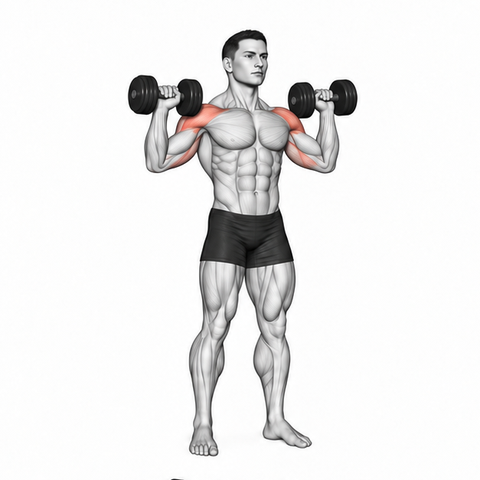
#> input picture assets/motion_repairs/20260913_anchors/before/dataset_motion_0426.webp, 480 x 480 px
$ python -i record_anatomy_generation.py   (imports and definitions only)
#> lines starting #> are read from the running program, lines starting #| are printed output that depends on the picture
#> further down, picture is the input picture: PIL image 480x480 RGBA; mean R, G, B, A 236.3, 235.7, 235.5, 255
#!/usr/bin/env python3
"""Validate, copy, and atomically record one generated anatomy sheet."""

from __future__ import annotations

import argparse
import json
import shutil
from pathlib import Path

from PIL import Image, ImageChops, ImageStat

from build_anatomy_generation_queue import ROOT, SHEET_MANIFEST


ACCEPTED_SOURCE_STATUSES = {"generated", "technical_passed", "qa_passed", "installed"}


# [4 lines left out: function cell, not called in this run]


def content_fraction(image: Image.Image) -> float:
    # Ignore the sheet dividers and faint off-white background texture. A bbox
    # is unsuitable here because one pale divider can span the entire cell.
    inset_x = max(4, round(image.width * 0.025))
#> inset_x = 12
    inset_y = max(4, round(image.height * 0.025))
#> inset_y = 12
    interior = image.crop((inset_x, inset_y, image.width - inset_x, image.height - inset_y))
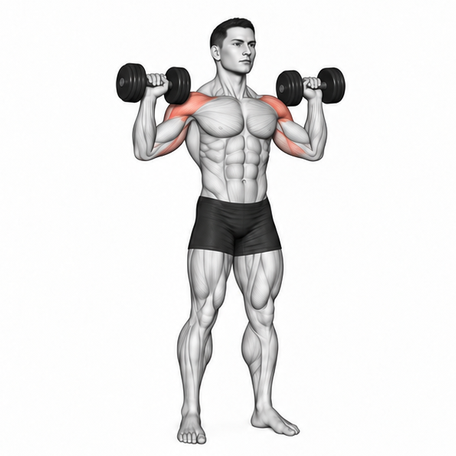
#> interior: PIL image 456x456 RGBA; mean R, G, B, A 234.4, 233.8, 233.6, 255
    white = Image.new("RGB", interior.size, (255, 255, 255))
#> white: PIL image 456x456 RGB; every value is 255
    diff = ImageChops.difference(interior.convert("RGB"), white).convert("L")
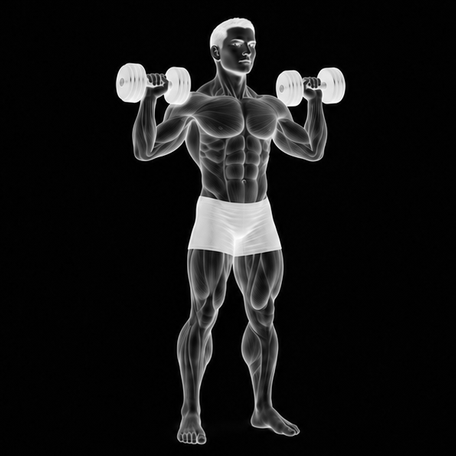
#> diff: PIL image 456x456 L; min 0, max 255, mean 21
    histogram = diff.histogram()
#> histogram = 256 values, max 76958 at index 1, min 8 at index 254, mean 812.2
    foreground = sum(histogram[25:])
#> foreground = 35857
    return foreground / (interior.width * interior.height)


# [77 lines left out: functions validate_sheet, atomic_write, main, not called in this run]


# [2 lines not run here, left out]

>>> from PIL import Image
>>> picture = Image.open('../assets/motion_repairs/20260913_anchors/before/dataset_motion_0426.webp')
>>> result = content_fraction(picture)
#> result = 0.172

$ run again, on assets/motion_repairs/20260913_review2/before/dataset_motion_0276.webp
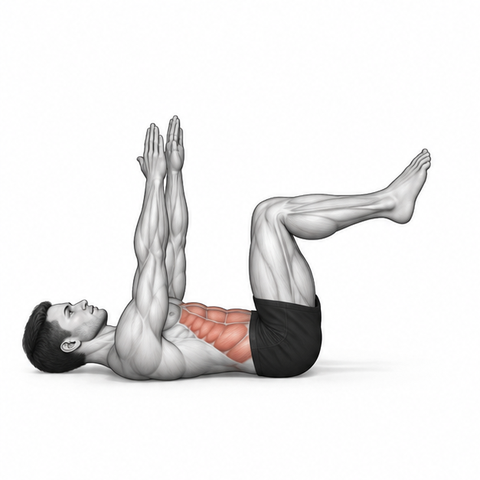
#> input picture assets/motion_repairs/20260913_review2/before/dataset_motion_0276.webp, 480 x 480 px
#> picture is the input picture: PIL image 480x480 RGBA; mean R, G, B, A 235.9, 234.9, 234.8, 255
#> in content_fraction, `interior = image.crop((inset_x, inset_y, image.width - inset_x, image...`:
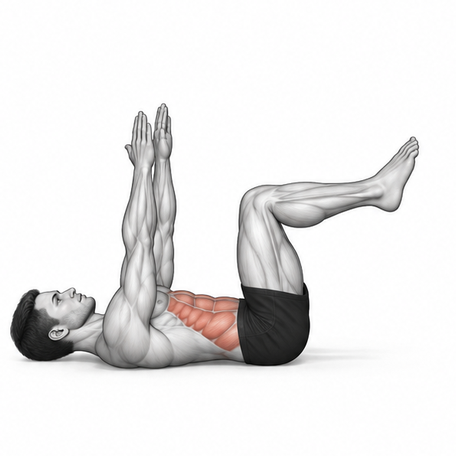
#> interior: PIL image 456x456 RGBA; mean R, G, B, A 233.9, 232.9, 232.7, 255
#> white: PIL image 456x456 RGB; every value is 255
#> in content_fraction, `diff = ImageChops.difference(interior.convert("RGB"), white).convert("..`:
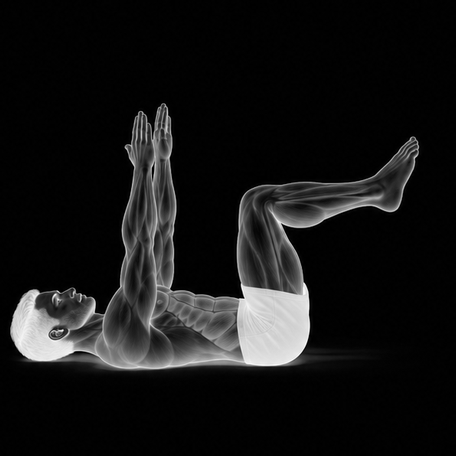
#> diff: PIL image 456x456 L; min 0, max 255, mean 21.9
#> histogram = 256 values, max 101820 at index 1, min 0 at index 254, mean 812.2
#> foreground = 39796
#> result = 0.191

$ run again, on assets/motion_repairs/20260913_review2/before/dataset_motion_0300.webp
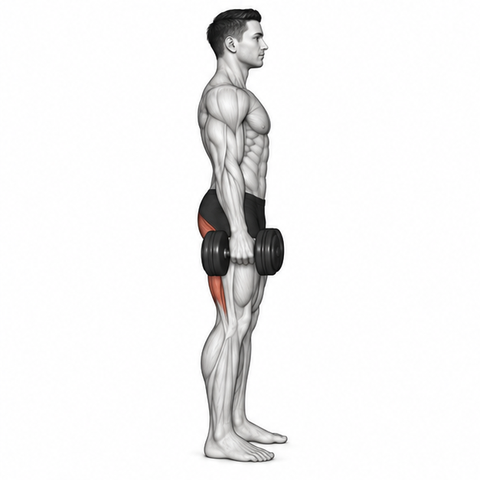
#> input picture assets/motion_repairs/20260913_review2/before/dataset_motion_0300.webp, 480 x 480 px
#> picture is the input picture: PIL image 480x480 RGBA; mean R, G, B, A 242.6, 242.2, 242.2, 255
#> in content_fraction, `interior = image.crop((inset_x, inset_y, image.width - inset_x, image...`:
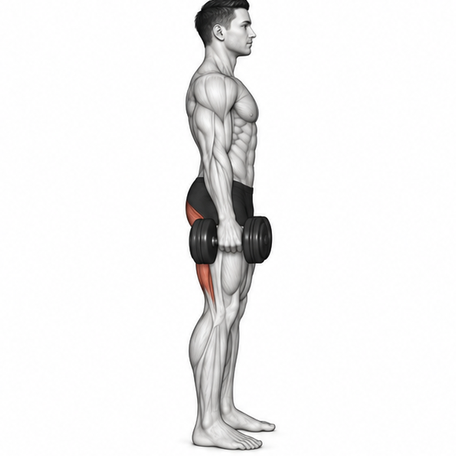
#> interior: PIL image 456x456 RGBA; mean R, G, B, A 241.5, 241, 241, 255
#> white: PIL image 456x456 RGB; every value is 255
#> in content_fraction, `diff = ImageChops.difference(interior.convert("RGB"), white).convert("..`:
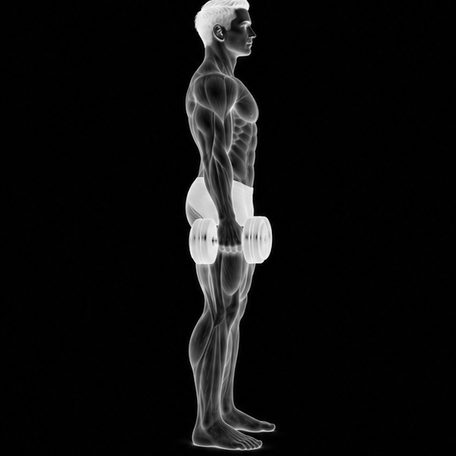
#> diff: PIL image 456x456 L; min 0, max 255, mean 13.9
#> histogram = 256 values, max 117400 at index 1, min 0 at index 252, mean 812.2
#> foreground = 24598
#> result = 0.118
